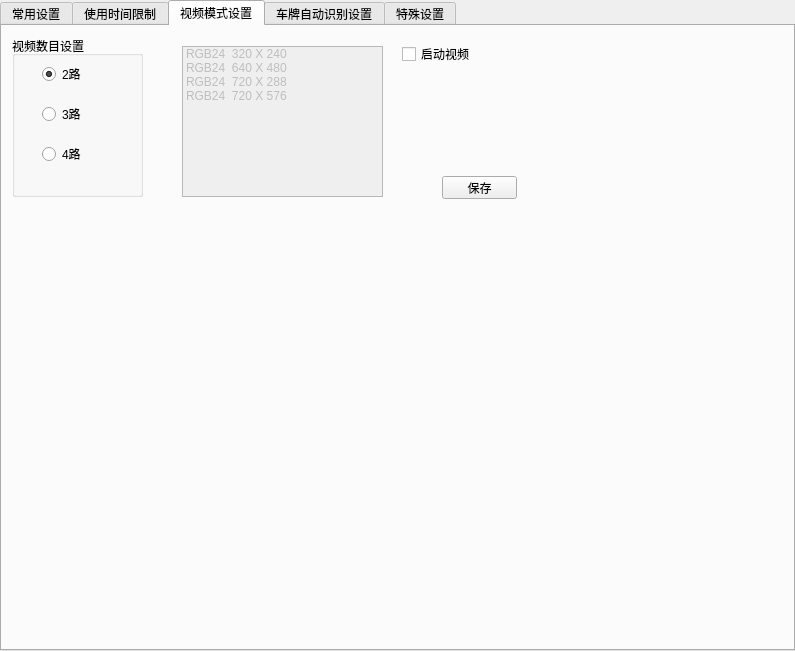
<?xml version="1.0" encoding="UTF-8"?>
<ui version="4.0">
 <class>CSysSetting</class>
 <widget class="QTabWidget" name="CSysSetting">
  <property name="geometry">
   <rect>
    <x>0</x>
    <y>0</y>
    <width>795</width>
    <height>651</height>
   </rect>
  </property>
  <property name="windowTitle">
   <string>系统配置</string>
  </property>
  <property name="currentIndex">
   <number>2</number>
  </property>
  <widget class="QWidget" name="tabCommonSetting">
   <attribute name="title">
    <string>常用设置</string>
   </attribute>
   <widget class="QWidget" name="wgCommon" native="true">
    <property name="geometry">
     <rect>
      <x>10</x>
      <y>20</y>
      <width>501</width>
      <height>361</height>
     </rect>
    </property>
    <widget class="QGroupBox" name="groupBox_3">
     <property name="geometry">
      <rect>
       <x>10</x>
       <y>110</y>
       <width>151</width>
       <height>61</height>
      </rect>
     </property>
     <property name="title">
      <string>月租卡时间提示</string>
     </property>
     <widget class="QWidget" name="layoutWidget">
      <property name="geometry">
       <rect>
        <x>10</x>
        <y>20</y>
        <width>128</width>
        <height>22</height>
       </rect>
      </property>
      <layout class="QHBoxLayout" name="horizontalLayout">
       <item>
        <widget class="QLabel" name="label_5">
         <property name="text">
          <string>剩余</string>
         </property>
        </widget>
       </item>
       <item>
        <widget class="QSpinBox" name="spinBox"/>
       </item>
       <item>
        <widget class="QLabel" name="label_4">
         <property name="text">
          <string>天时提醒</string>
         </property>
        </widget>
       </item>
      </layout>
     </widget>
    </widget>
    <widget class="QGroupBox" name="groupBox_2">
     <property name="geometry">
      <rect>
       <x>170</x>
       <y>10</y>
       <width>131</width>
       <height>81</height>
      </rect>
     </property>
     <property name="title">
      <string>工作模式</string>
     </property>
     <widget class="QRadioButton" name="radioButton_3">
      <property name="geometry">
       <rect>
        <x>10</x>
        <y>20</y>
        <width>89</width>
        <height>16</height>
       </rect>
      </property>
      <property name="text">
       <string>主机模式</string>
      </property>
      <property name="checked">
       <bool>true</bool>
      </property>
     </widget>
     <widget class="QRadioButton" name="radioButton_4">
      <property name="geometry">
       <rect>
        <x>10</x>
        <y>50</y>
        <width>89</width>
        <height>16</height>
       </rect>
      </property>
      <property name="text">
       <string>从机模式</string>
      </property>
     </widget>
    </widget>
    <widget class="QGroupBox" name="groupBox_9">
     <property name="geometry">
      <rect>
       <x>330</x>
       <y>110</y>
       <width>120</width>
       <height>131</height>
      </rect>
     </property>
     <property name="title">
      <string>离开时需要确认放行</string>
     </property>
     <widget class="QCheckBox" name="checkBox_4">
      <property name="geometry">
       <rect>
        <x>30</x>
        <y>100</y>
        <width>71</width>
        <height>16</height>
       </rect>
      </property>
      <property name="text">
       <string>计时卡</string>
      </property>
     </widget>
     <widget class="QCheckBox" name="checkBox_5">
      <property name="geometry">
       <rect>
        <x>30</x>
        <y>30</y>
        <width>71</width>
        <height>16</height>
       </rect>
      </property>
      <property name="text">
       <string>月租卡</string>
      </property>
     </widget>
     <widget class="QCheckBox" name="checkBox_6">
      <property name="geometry">
       <rect>
        <x>30</x>
        <y>60</y>
        <width>71</width>
        <height>16</height>
       </rect>
      </property>
      <property name="text">
       <string>储值卡</string>
      </property>
     </widget>
    </widget>
    <widget class="QPushButton" name="btnCancel">
     <property name="geometry">
      <rect>
       <x>400</x>
       <y>310</y>
       <width>75</width>
       <height>23</height>
      </rect>
     </property>
     <property name="text">
      <string>取消</string>
     </property>
    </widget>
    <widget class="QGroupBox" name="groupBox_6">
     <property name="geometry">
      <rect>
       <x>630</x>
       <y>620</y>
       <width>120</width>
       <height>80</height>
      </rect>
     </property>
     <property name="title">
      <string>GroupBox</string>
     </property>
    </widget>
    <widget class="QGroupBox" name="groupBox_7">
     <property name="geometry">
      <rect>
       <x>10</x>
       <y>180</y>
       <width>151</width>
       <height>61</height>
      </rect>
     </property>
     <property name="title">
      <string>储值卡余额提示</string>
     </property>
     <widget class="QWidget" name="layoutWidget_2">
      <property name="geometry">
       <rect>
        <x>10</x>
        <y>20</y>
        <width>128</width>
        <height>22</height>
       </rect>
      </property>
      <layout class="QHBoxLayout" name="horizontalLayout_2">
       <item>
        <widget class="QLabel" name="label">
         <property name="text">
          <string>剩余</string>
         </property>
        </widget>
       </item>
       <item>
        <widget class="QSpinBox" name="spinBox_2"/>
       </item>
       <item>
        <widget class="QLabel" name="label_2">
         <property name="text">
          <string>元时提醒</string>
         </property>
        </widget>
       </item>
      </layout>
     </widget>
    </widget>
    <widget class="QGroupBox" name="groupBox_5">
     <property name="geometry">
      <rect>
       <x>330</x>
       <y>10</y>
       <width>141</width>
       <height>81</height>
      </rect>
     </property>
     <property name="title">
      <string>格式化脱机数据</string>
     </property>
     <widget class="QPushButton" name="pushButton_3">
      <property name="geometry">
       <rect>
        <x>50</x>
        <y>50</y>
        <width>75</width>
        <height>23</height>
       </rect>
      </property>
      <property name="text">
       <string>开始格式化</string>
      </property>
     </widget>
    </widget>
    <widget class="QGroupBox" name="groupBox_10">
     <property name="geometry">
      <rect>
       <x>190</x>
       <y>260</y>
       <width>171</width>
       <height>71</height>
      </rect>
     </property>
     <property name="title">
      <string>强行开闸</string>
     </property>
     <widget class="QCheckBox" name="checkBox_8">
      <property name="geometry">
       <rect>
        <x>10</x>
        <y>30</y>
        <width>131</width>
        <height>16</height>
       </rect>
      </property>
      <property name="text">
       <string>禁止鼠标点击开闸</string>
      </property>
     </widget>
    </widget>
    <widget class="QGroupBox" name="groupBox_4">
     <property name="geometry">
      <rect>
       <x>190</x>
       <y>110</y>
       <width>120</width>
       <height>131</height>
      </rect>
     </property>
     <property name="title">
      <string>进入时需要确认放行</string>
     </property>
     <widget class="QCheckBox" name="checkBox">
      <property name="geometry">
       <rect>
        <x>20</x>
        <y>30</y>
        <width>71</width>
        <height>16</height>
       </rect>
      </property>
      <property name="text">
       <string>月租卡</string>
      </property>
     </widget>
     <widget class="QCheckBox" name="checkBox_2">
      <property name="geometry">
       <rect>
        <x>20</x>
        <y>60</y>
        <width>71</width>
        <height>16</height>
       </rect>
      </property>
      <property name="text">
       <string>储值卡</string>
      </property>
     </widget>
     <widget class="QCheckBox" name="checkBox_3">
      <property name="geometry">
       <rect>
        <x>20</x>
        <y>100</y>
        <width>71</width>
        <height>16</height>
       </rect>
      </property>
      <property name="text">
       <string>计时卡</string>
      </property>
     </widget>
    </widget>
    <widget class="QGroupBox" name="groupBox_8">
     <property name="geometry">
      <rect>
       <x>10</x>
       <y>260</y>
       <width>151</width>
       <height>71</height>
      </rect>
     </property>
     <property name="title">
      <string>月租卡工作模式</string>
     </property>
     <widget class="QCheckBox" name="checkBox_7">
      <property name="geometry">
       <rect>
        <x>20</x>
        <y>30</y>
        <width>101</width>
        <height>16</height>
       </rect>
      </property>
      <property name="text">
       <string>允许多进多出</string>
      </property>
     </widget>
    </widget>
    <widget class="QGroupBox" name="groupBox">
     <property name="geometry">
      <rect>
       <x>10</x>
       <y>10</y>
       <width>131</width>
       <height>81</height>
      </rect>
     </property>
     <property name="title">
      <string>费用计算设置</string>
     </property>
     <widget class="QRadioButton" name="radioButton">
      <property name="geometry">
       <rect>
        <x>10</x>
        <y>20</y>
        <width>111</width>
        <height>16</height>
       </rect>
      </property>
      <property name="text">
       <string>使用自定义设置</string>
      </property>
      <property name="checked">
       <bool>true</bool>
      </property>
     </widget>
     <widget class="QRadioButton" name="radioButton_2">
      <property name="geometry">
       <rect>
        <x>10</x>
        <y>50</y>
        <width>111</width>
        <height>16</height>
       </rect>
      </property>
      <property name="text">
       <string>使用外接DLL文件</string>
      </property>
     </widget>
    </widget>
    <widget class="QPushButton" name="btnCommonSave">
     <property name="geometry">
      <rect>
       <x>400</x>
       <y>280</y>
       <width>75</width>
       <height>23</height>
      </rect>
     </property>
     <property name="text">
      <string>保存</string>
     </property>
    </widget>
   </widget>
  </widget>
  <widget class="QWidget" name="tabUseTimeLimit">
   <attribute name="title">
    <string>使用时间限制</string>
   </attribute>
   <widget class="QGroupBox" name="gbTimeLimit">
    <property name="geometry">
     <rect>
      <x>20</x>
      <y>20</y>
      <width>511</width>
      <height>171</height>
     </rect>
    </property>
    <property name="title">
     <string>软件有效期设置</string>
    </property>
    <widget class="QLabel" name="label_3">
     <property name="geometry">
      <rect>
       <x>30</x>
       <y>30</y>
       <width>471</width>
       <height>91</height>
      </rect>
     </property>
     <property name="text">
      <string>当软件超过此处有效设置的时间后将不能正常使用，若非特殊原请在此处设置较大日期</string>
     </property>
     <property name="textFormat">
      <enum>Qt::PlainText</enum>
     </property>
     <property name="textInteractionFlags">
      <set>Qt::NoTextInteraction</set>
     </property>
    </widget>
    <widget class="QPushButton" name="btnOK">
     <property name="geometry">
      <rect>
       <x>400</x>
       <y>130</y>
       <width>75</width>
       <height>23</height>
      </rect>
     </property>
     <property name="text">
      <string>确定</string>
     </property>
    </widget>
    <widget class="QDateEdit" name="dateValid">
     <property name="geometry">
      <rect>
       <x>360</x>
       <y>90</y>
       <width>110</width>
       <height>22</height>
      </rect>
     </property>
    </widget>
   </widget>
  </widget>
  <widget class="QWidget" name="tabVideoModeSetting">
   <attribute name="title">
    <string>视频模式设置</string>
   </attribute>
   <widget class="QWidget" name="wgVideo" native="true">
    <property name="geometry">
     <rect>
      <x>0</x>
      <y>0</y>
      <width>541</width>
      <height>201</height>
     </rect>
    </property>
    <widget class="QPushButton" name="btnVideoModeSave">
     <property name="geometry">
      <rect>
       <x>440</x>
       <y>150</y>
       <width>75</width>
       <height>23</height>
      </rect>
     </property>
     <property name="text">
      <string>保存</string>
     </property>
    </widget>
    <widget class="QGroupBox" name="groupBox_12">
     <property name="geometry">
      <rect>
       <x>10</x>
       <y>10</y>
       <width>131</width>
       <height>161</height>
      </rect>
     </property>
     <property name="title">
      <string>视频数目设置</string>
     </property>
     <widget class="QRadioButton" name="radioButton_5">
      <property name="geometry">
       <rect>
        <x>30</x>
        <y>30</y>
        <width>89</width>
        <height>16</height>
       </rect>
      </property>
      <property name="text">
       <string>2路</string>
      </property>
      <property name="checked">
       <bool>true</bool>
      </property>
     </widget>
     <widget class="QRadioButton" name="radioButton_6">
      <property name="geometry">
       <rect>
        <x>30</x>
        <y>70</y>
        <width>89</width>
        <height>16</height>
       </rect>
      </property>
      <property name="text">
       <string>3路</string>
      </property>
     </widget>
     <widget class="QRadioButton" name="radioButton_7">
      <property name="geometry">
       <rect>
        <x>30</x>
        <y>110</y>
        <width>89</width>
        <height>16</height>
       </rect>
      </property>
      <property name="text">
       <string>4路</string>
      </property>
     </widget>
    </widget>
    <widget class="QListWidget" name="listWidget">
     <property name="enabled">
      <bool>false</bool>
     </property>
     <property name="geometry">
      <rect>
       <x>180</x>
       <y>20</y>
       <width>201</width>
       <height>151</height>
      </rect>
     </property>
     <item>
      <property name="text">
       <string>RGB24  320 X 240</string>
      </property>
     </item>
     <item>
      <property name="text">
       <string>RGB24  640 X 480</string>
      </property>
     </item>
     <item>
      <property name="text">
       <string>RGB24  720 X 288</string>
      </property>
     </item>
     <item>
      <property name="text">
       <string>RGB24  720 X 576</string>
      </property>
     </item>
    </widget>
    <widget class="QCheckBox" name="chkStartVideo">
     <property name="geometry">
      <rect>
       <x>400</x>
       <y>20</y>
       <width>81</width>
       <height>16</height>
      </rect>
     </property>
     <property name="text">
      <string>启动视频</string>
     </property>
    </widget>
   </widget>
  </widget>
  <widget class="QWidget" name="tabVehicleIDSetting">
   <attribute name="title">
    <string>车牌自动识别设置</string>
   </attribute>
   <widget class="QWidget" name="wgVichle" native="true">
    <property name="geometry">
     <rect>
      <x>50</x>
      <y>60</y>
      <width>341</width>
      <height>351</height>
     </rect>
    </property>
    <widget class="QCheckBox" name="checkBox_9">
     <property name="geometry">
      <rect>
       <x>20</x>
       <y>10</y>
       <width>141</width>
       <height>16</height>
      </rect>
     </property>
     <property name="text">
      <string>启动车牌识别功能</string>
     </property>
    </widget>
    <widget class="QGroupBox" name="groupBox_13">
     <property name="geometry">
      <rect>
       <x>20</x>
       <y>40</y>
       <width>151</width>
       <height>291</height>
      </rect>
     </property>
     <property name="title">
      <string>识别精度设置</string>
     </property>
     <widget class="QRadioButton" name="radioButton_8">
      <property name="geometry">
       <rect>
        <x>20</x>
        <y>20</y>
        <width>89</width>
        <height>16</height>
       </rect>
      </property>
      <property name="text">
       <string>不允许误差</string>
      </property>
     </widget>
     <widget class="QRadioButton" name="radioButton_9">
      <property name="geometry">
       <rect>
        <x>20</x>
        <y>50</y>
        <width>89</width>
        <height>16</height>
       </rect>
      </property>
      <property name="text">
       <string>允许误差一位</string>
      </property>
     </widget>
     <widget class="QRadioButton" name="radioButton_10">
      <property name="geometry">
       <rect>
        <x>20</x>
        <y>110</y>
        <width>89</width>
        <height>16</height>
       </rect>
      </property>
      <property name="text">
       <string>允许误差三位</string>
      </property>
     </widget>
     <widget class="QRadioButton" name="radioButton_11">
      <property name="geometry">
       <rect>
        <x>20</x>
        <y>80</y>
        <width>89</width>
        <height>16</height>
       </rect>
      </property>
      <property name="text">
       <string>允许误差二位</string>
      </property>
     </widget>
     <widget class="QRadioButton" name="radioButton_12">
      <property name="geometry">
       <rect>
        <x>20</x>
        <y>200</y>
        <width>101</width>
        <height>16</height>
       </rect>
      </property>
      <property name="text">
       <string>允许误差六位</string>
      </property>
     </widget>
     <widget class="QRadioButton" name="radioButton_13">
      <property name="geometry">
       <rect>
        <x>20</x>
        <y>230</y>
        <width>91</width>
        <height>16</height>
       </rect>
      </property>
      <property name="text">
       <string>允许误差七位</string>
      </property>
     </widget>
     <widget class="QRadioButton" name="radioButton_14">
      <property name="geometry">
       <rect>
        <x>20</x>
        <y>170</y>
        <width>89</width>
        <height>16</height>
       </rect>
      </property>
      <property name="text">
       <string>允许误差五位</string>
      </property>
     </widget>
     <widget class="QRadioButton" name="radioButton_15">
      <property name="geometry">
       <rect>
        <x>20</x>
        <y>140</y>
        <width>89</width>
        <height>16</height>
       </rect>
      </property>
      <property name="text">
       <string>允许误差四位</string>
      </property>
     </widget>
     <widget class="QRadioButton" name="radioButton_24">
      <property name="enabled">
       <bool>false</bool>
      </property>
      <property name="geometry">
       <rect>
        <x>20</x>
        <y>260</y>
        <width>89</width>
        <height>16</height>
       </rect>
      </property>
      <property name="text">
       <string>允许误差八位</string>
      </property>
     </widget>
    </widget>
    <widget class="QPushButton" name="btnVichle">
     <property name="geometry">
      <rect>
       <x>190</x>
       <y>300</y>
       <width>81</width>
       <height>31</height>
      </rect>
     </property>
     <property name="text">
      <string>保存</string>
     </property>
    </widget>
   </widget>
  </widget>
  <widget class="QWidget" name="tabSpecialSetting">
   <attribute name="title">
    <string>特殊设置</string>
   </attribute>
   <widget class="QWidget" name="wgSpecial" native="true">
    <property name="geometry">
     <rect>
      <x>30</x>
      <y>50</y>
      <width>631</width>
      <height>231</height>
     </rect>
    </property>
    <widget class="QGroupBox" name="groupBox_14">
     <property name="geometry">
      <rect>
       <x>20</x>
       <y>20</y>
       <width>181</width>
       <height>80</height>
      </rect>
     </property>
     <property name="title">
      <string>车位计算</string>
     </property>
     <widget class="QCheckBox" name="checkBox_10">
      <property name="geometry">
       <rect>
        <x>10</x>
        <y>20</y>
        <width>161</width>
        <height>16</height>
       </rect>
      </property>
      <property name="text">
       <string>月租卡不计入车位</string>
      </property>
     </widget>
     <widget class="QCheckBox" name="checkBox_11">
      <property name="geometry">
       <rect>
        <x>10</x>
        <y>50</y>
        <width>161</width>
        <height>16</height>
       </rect>
      </property>
      <property name="text">
       <string>储值卡不计入车位</string>
      </property>
     </widget>
    </widget>
    <widget class="QPushButton" name="btnSpecialSave">
     <property name="geometry">
      <rect>
       <x>530</x>
       <y>180</y>
       <width>75</width>
       <height>23</height>
      </rect>
     </property>
     <property name="text">
      <string>保存</string>
     </property>
    </widget>
    <widget class="QGroupBox" name="groupBox_15">
     <property name="geometry">
      <rect>
       <x>20</x>
       <y>120</y>
       <width>181</width>
       <height>80</height>
      </rect>
     </property>
     <property name="title">
      <string>数据同步设置</string>
     </property>
     <widget class="QCheckBox" name="checkBox_12">
      <property name="geometry">
       <rect>
        <x>20</x>
        <y>30</y>
        <width>161</width>
        <height>16</height>
       </rect>
      </property>
      <property name="text">
       <string>不同步脱机数据</string>
      </property>
     </widget>
    </widget>
    <widget class="QGroupBox" name="groupBox_16">
     <property name="geometry">
      <rect>
       <x>230</x>
       <y>20</y>
       <width>271</width>
       <height>80</height>
      </rect>
     </property>
     <property name="title">
      <string>中心控制器刷卡设置</string>
     </property>
     <widget class="QCheckBox" name="checkBox_13">
      <property name="geometry">
       <rect>
        <x>10</x>
        <y>50</y>
        <width>161</width>
        <height>16</height>
       </rect>
      </property>
      <property name="text">
       <string>允许代替出场卡使用</string>
      </property>
     </widget>
     <widget class="QCheckBox" name="checkBox_14">
      <property name="geometry">
       <rect>
        <x>10</x>
        <y>20</y>
        <width>161</width>
        <height>16</height>
       </rect>
      </property>
      <property name="text">
       <string>允许代替入场刷卡使用</string>
      </property>
     </widget>
    </widget>
    <widget class="QGroupBox" name="groupBox_17">
     <property name="geometry">
      <rect>
       <x>230</x>
       <y>120</y>
       <width>271</width>
       <height>80</height>
      </rect>
     </property>
     <property name="title">
      <string>储值卡计费</string>
     </property>
     <widget class="QCheckBox" name="checkBox_15">
      <property name="geometry">
       <rect>
        <x>10</x>
        <y>30</y>
        <width>161</width>
        <height>16</height>
       </rect>
      </property>
      <property name="text">
       <string>储值卡24小时内不重复使用</string>
      </property>
     </widget>
    </widget>
   </widget>
  </widget>
 </widget>
 <resources/>
 <connections/>
</ui>
